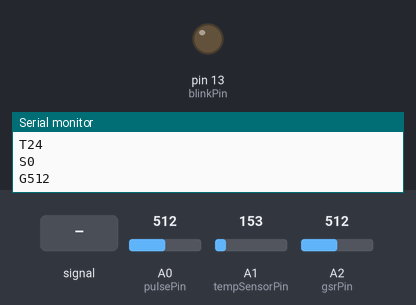
This sketch was run on a simulated Arduino Uno, built with avr-gcc and run on an emulated ATmega328P. Parts: output pins drawn as LEDs (lit = HIGH), the last lines printed to the serial monitor. The inputs (shaded band) are chosen by the test bench; at power-on: A2 (gsrPin) = 512, A1 (tempSensorPin) = 153, A0 (pulsePin) = 512.

Above: at 1.2 s.
1.3 s: A0 (pulsePin) fed a 200 Hz sine of ±81 counts around its level
4.3 s: A2 (gsrPin) set to 0
7.3 s: A1 (tempSensorPin) set to 114
10.3 s: A0 (pulsePin) set to 716
At 10.9 s:
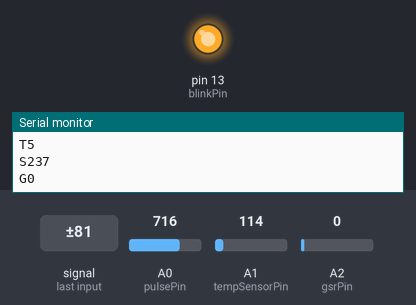
11.9 s: A0 (pulsePin) set to 522
13.4 s: A0 (pulsePin) set to 502
At 14.0 s:
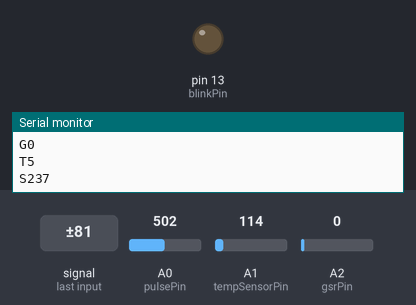
Timing chart, 0 to 15.9 s (numbered marks = the images above; inputs shaded):
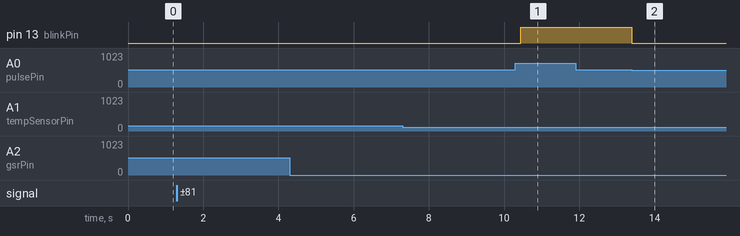

Measured:
- the behaviour switches between 513 and 512 on A0 (pulsePin) (found by bisection; images 1 and 2)
- after the input at 10.3 s, pin 13 (blinkPin): LOW → HIGH after 0.14 s
- after the input at 13.4 s, pin 13 (blinkPin): HIGH → LOW at once

The sketch:

biometrics_mashup.ino
```cpp
int pulsePin = 0;
int tempSensorPin = 1;
int gsrPin = 2;

// Misc
int blinkPin = 13;

// GSR value declaration
int gsrValue;
// GSR reading period
unsigned long time;
int secForGSR;
int curMillisForGSR;
int preMillisForGSR;

// these variables are volatile because they are used during the interrupt service routine!
volatile int BPM;                   // used to hold the pulse rate
volatile int Signal;                // holds the incoming raw data
volatile int IBI = 600;             // holds the time between beats, must be seeded!
volatile boolean Pulse = false;     // true when pulse wave is high, false when it's low
volatile boolean QS = false;        // becomes true when Arduoino finds a beat.


void setup()
{
  Serial.begin(9600); //Start the serial connection with the computer
  interruptSetup();
  pinMode(blinkPin, OUTPUT);        // pin that will blink to your heartbeat!
  secForGSR = 1; // How often do we get a GSR reading
  curMillisForGSR = 0;
  preMillisForGSR = -1;
}

void loop()
{
  time = millis();

  // Temp sensor
  int tempReading = analogRead(tempSensorPin);
  float voltage = tempReading * 5.0;
  voltage /= 1024.0;
  float temperatureC = (voltage - 0.5) * 100;
  sendDataToProcessing('T', temperatureC);

  // Pulse sensor
  sendDataToProcessing('S', BPM);

  // GSR
  int gsrReading = analogRead(gsrPin);
  sendDataToProcessing('G', gsrReading);

  delay(50);
}

void sendDataToProcessing(char symbol, int data ) {
  Serial.print(symbol);                // symbol prefix tells Processing what type of data is coming
  Serial.println(data);                // the data to send culminating in a carriage return
}
```

Interrupt.ino
```cpp
volatile int rate[10];                    // array to hold last ten IBI values
volatile unsigned long sampleCounter = 0;          // used to determine pulse timing
volatile unsigned long lastBeatTime = 0;           // used to find IBI
volatile int P =512;                      // used to find peak in pulse wave, seeded
volatile int T = 512;                     // used to find trough in pulse wave, seeded
volatile int thresh = 512;                // used to find instant moment of heart beat, seeded
volatile int amp = 100;                   // used to hold amplitude of pulse waveform, seeded
volatile boolean firstBeat = true;        // used to seed rate array so we startup with reasonable BPM
volatile boolean secondBeat = false;      // used to seed rate array so we startup with reasonable BPM


void interruptSetup(){
  // Initializes Timer2 to throw an interrupt every 2mS.
  TCCR2A = 0x02;     // DISABLE PWM ON DIGITAL PINS 3 AND 11, AND GO INTO CTC MODE
  TCCR2B = 0x06;     // DON'T FORCE COMPARE, 256 PRESCALER
  OCR2A = 0X7C;      // SET THE TOP OF THE COUNT TO 124 FOR 500Hz SAMPLE RATE
  TIMSK2 = 0x02;     // ENABLE INTERRUPT ON MATCH BETWEEN TIMER2 AND OCR2A
  sei();             // MAKE SURE GLOBAL INTERRUPTS ARE ENABLED
}


// THIS IS THE TIMER 2 INTERRUPT SERVICE ROUTINE.
// Timer 2 makes sure that we take a reading every 2 miliseconds
ISR(TIMER2_COMPA_vect){                         // triggered when Timer2 counts to 124
  cli();                                      // disable interrupts while we do this
  Signal = analogRead(pulsePin);              // read the Pulse Sensor
  sampleCounter += 2;                         // keep track of the time in mS with this variable
  int N = sampleCounter - lastBeatTime;       // monitor the time since the last beat to avoid noise

    //  find the peak and trough of the pulse wave
  if(Signal < thresh && N > (IBI/5)*3){       // avoid dichrotic noise by waiting 3/5 of last IBI
    if (Signal < T){                        // T is the trough
      T = Signal;                         // keep track of lowest point in pulse wave
    }
  }

  if(Signal > thresh && Signal > P){          // thresh condition helps avoid noise
    P = Signal;                             // P is the peak
  }                                        // keep track of highest point in pulse wave

  //  NOW IT'S TIME TO LOOK FOR THE HEART BEAT
  // signal surges up in value every time there is a pulse
  if (N > 250){                                   // avoid high frequency noise
    if ( (Signal > thresh) && (Pulse == false) && (N > (IBI/5)*3) ){
      Pulse = true;                               // set the Pulse flag when we think there is a pulse
      digitalWrite(blinkPin,HIGH);                // turn on pin 13 LED
      IBI = sampleCounter - lastBeatTime;         // measure time between beats in mS
      lastBeatTime = sampleCounter;               // keep track of time for next pulse

      if(secondBeat){                        // if this is the second beat, if secondBeat == TRUE
        secondBeat = false;                  // clear secondBeat flag
        for(int i=0; i<=9; i++){             // seed the running total to get a realisitic BPM at startup
          rate[i] = IBI;
        }
      }

      if(firstBeat){                         // if it's the first time we found a beat, if firstBeat == TRUE
        firstBeat = false;                   // clear firstBeat flag
        secondBeat = true;                   // set the second beat flag
        sei();                               // enable interrupts again
        return;                              // IBI value is unreliable so discard it
      }


      // keep a running total of the last 10 IBI values
      word runningTotal = 0;                  // clear the runningTotal variable

      for(int i=0; i<=8; i++){                // shift data in the rate array
        rate[i] = rate[i+1];                  // and drop the oldest IBI value
        runningTotal += rate[i];              // add up the 9 oldest IBI values
      }

      rate[9] = IBI;                          // add the latest IBI to the rate array
      runningTotal += rate[9];                // add the latest IBI to runningTotal
      runningTotal /= 10;                     // average the last 10 IBI values
      BPM = 60000/runningTotal;               // how many beats can fit into a minute? that's BPM!
      QS = true;                              // set Quantified Self flag
      // QS FLAG IS NOT CLEARED INSIDE THIS ISR
    }
  }

  if (Signal < thresh && Pulse == true){   // when the values are going down, the beat is over
    digitalWrite(blinkPin,LOW);            // turn off pin 13 LED
    Pulse = false;                         // reset the Pulse flag so we can do it again
    amp = P - T;                           // get amplitude of the pulse wave
    thresh = amp/2 + T;                    // set thresh at 50% of the amplitude
    P = thresh;                            // reset these for next time
    T = thresh;
  }

  if (N > 2500){                           // if 2.5 seconds go by without a beat
    thresh = 512;                          // set thresh default
    P = 512;                               // set P default
    T = 512;                               // set T default
    lastBeatTime = sampleCounter;          // bring the lastBeatTime up to date
    firstBeat = true;                      // set these to avoid noise
    secondBeat = false;                    // when we get the heartbeat back
  }

  sei();                                   // enable interrupts when youre done!
}// end isr
```
